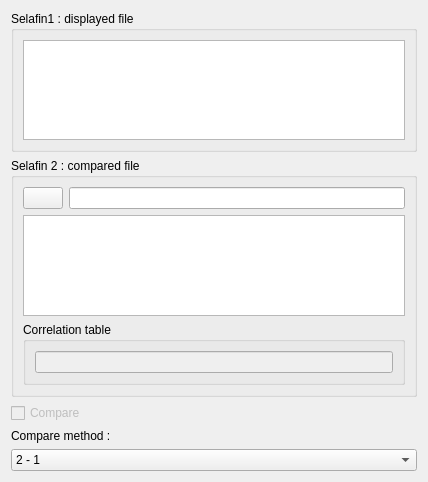
<?xml version="1.0" encoding="UTF-8"?>
<ui version="4.0">
 <class>Main_Compare</class>
 <widget class="QWidget" name="Main_Compare">
  <property name="geometry">
   <rect>
    <x>0</x>
    <y>0</y>
    <width>428</width>
    <height>482</height>
   </rect>
  </property>
  <property name="windowTitle">
   <string>Form</string>
  </property>
  <layout class="QGridLayout" name="gridLayout">
   <item row="0" column="0">
    <widget class="QGroupBox" name="groupBox_10">
     <property name="title">
      <string>Selafin1 : displayed file</string>
     </property>
     <layout class="QVBoxLayout" name="verticalLayout">
      <item>
       <widget class="QTextEdit" name="textEdit_2">
        <property name="sizePolicy">
         <sizepolicy hsizetype="Preferred" vsizetype="Preferred">
          <horstretch>0</horstretch>
          <verstretch>0</verstretch>
         </sizepolicy>
        </property>
        <property name="textInteractionFlags">
         <set>Qt::NoTextInteraction</set>
        </property>
       </widget>
      </item>
     </layout>
    </widget>
   </item>
   <item row="1" column="0">
    <widget class="QGroupBox" name="groupBox_11">
     <property name="title">
      <string>Selafin 2 : compared file</string>
     </property>
     <layout class="QGridLayout" name="gridLayout_19">
      <item row="1" column="1" colspan="2">
       <widget class="QTextEdit" name="textEdit_3">
        <property name="sizePolicy">
         <sizepolicy hsizetype="Preferred" vsizetype="Preferred">
          <horstretch>0</horstretch>
          <verstretch>0</verstretch>
         </sizepolicy>
        </property>
        <property name="readOnly">
         <bool>true</bool>
        </property>
       </widget>
      </item>
      <item row="0" column="1">
       <widget class="QPushButton" name="pushButton_8">
        <property name="sizePolicy">
         <sizepolicy hsizetype="Fixed" vsizetype="Fixed">
          <horstretch>0</horstretch>
          <verstretch>0</verstretch>
         </sizepolicy>
        </property>
        <property name="text">
         <string/>
        </property>
        <property name="icon">
         <iconset>
          <normaloff>:/plugins/PostTelemac/icons/Open_48x48.png</normaloff>:/plugins/PostTelemac/icons/Open_48x48.png</iconset>
        </property>
        <property name="iconSize">
         <size>
          <width>20</width>
          <height>20</height>
         </size>
        </property>
       </widget>
      </item>
      <item row="0" column="2">
       <widget class="QLineEdit" name="lineEdit_5">
        <property name="sizePolicy">
         <sizepolicy hsizetype="Expanding" vsizetype="Fixed">
          <horstretch>0</horstretch>
          <verstretch>0</verstretch>
         </sizepolicy>
        </property>
       </widget>
      </item>
      <item row="2" column="1" colspan="2">
       <widget class="QGroupBox" name="groupBox_12">
        <property name="maximumSize">
         <size>
          <width>16777215</width>
          <height>16777215</height>
         </size>
        </property>
        <property name="baseSize">
         <size>
          <width>0</width>
          <height>0</height>
         </size>
        </property>
        <property name="title">
         <string>Correlation table </string>
        </property>
        <layout class="QVBoxLayout" name="verticalLayout_10">
         <item>
          <widget class="QLineEdit" name="lineEdit">
           <property name="enabled">
            <bool>false</bool>
           </property>
          </widget>
         </item>
        </layout>
       </widget>
      </item>
     </layout>
    </widget>
   </item>
   <item row="2" column="0">
    <widget class="QCheckBox" name="checkBox_6">
     <property name="enabled">
      <bool>false</bool>
     </property>
     <property name="sizePolicy">
      <sizepolicy hsizetype="Preferred" vsizetype="Fixed">
       <horstretch>0</horstretch>
       <verstretch>0</verstretch>
      </sizepolicy>
     </property>
     <property name="text">
      <string>Compare</string>
     </property>
    </widget>
   </item>
   <item row="3" column="0">
    <widget class="QLabel" name="label_33">
     <property name="text">
      <string>Compare method : </string>
     </property>
    </widget>
   </item>
   <item row="4" column="0">
    <widget class="QComboBox" name="comboBox_compare_method">
     <item>
      <property name="text">
       <string>2 - 1</string>
      </property>
     </item>
     <item>
      <property name="text">
       <string>1 - 2</string>
      </property>
     </item>
    </widget>
   </item>
  </layout>
 </widget>
 <resources/>
 <connections/>
</ui>
